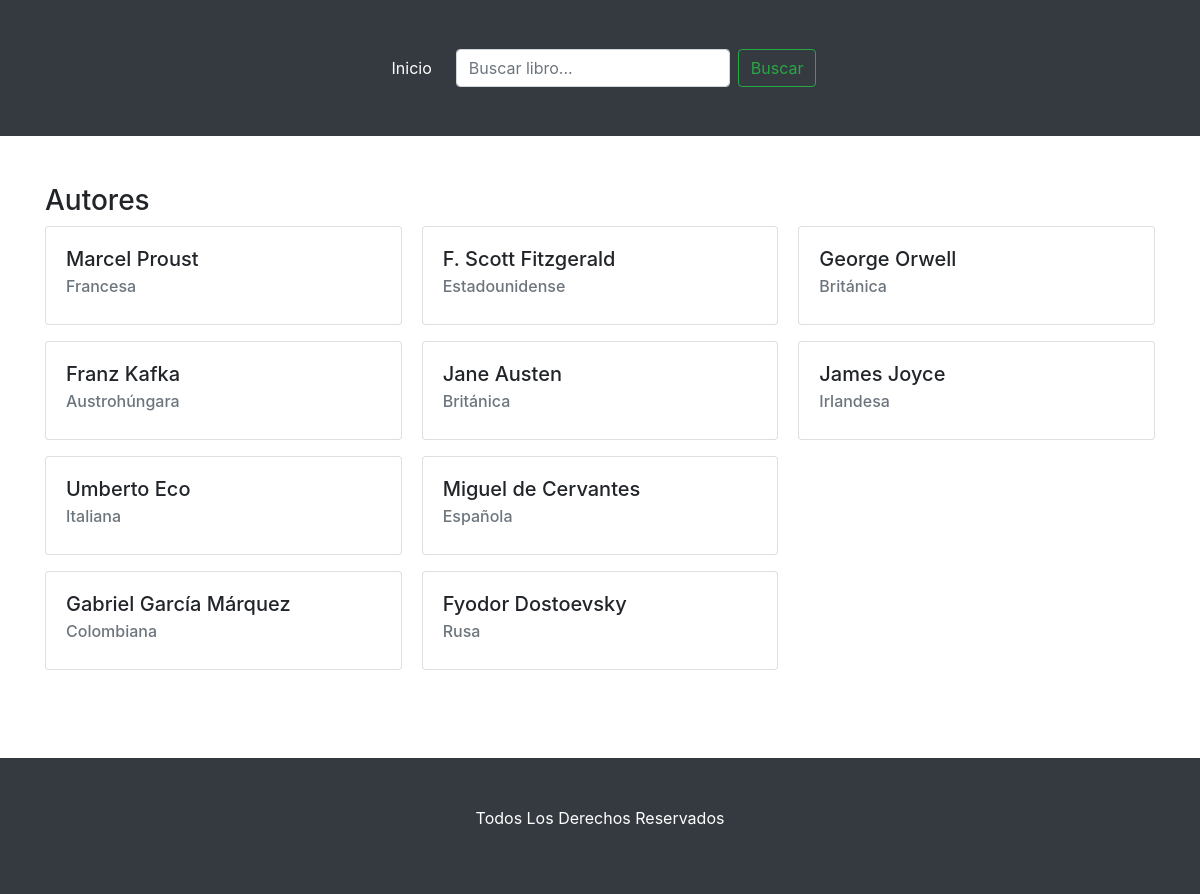
The page /cat_autor/ on the database its author committed.
### libreria/models.py (models this page shows, shortened)
class autor(models.Model):
    nombre = models.CharField(max_length=100)
    nacionalidad = models.CharField(max_length=70)

### libreria/views.py (the view)
# urls.py: path('cat_autor/',views.cat_autores, name='cat_autor'),
def cat_autores(request):
    autores = autor.objects.all() # GUARDO EN LA VARIABLE AUTORES LO QUE HAY EN AUTOR.OBJECTS.ALL() DE LA BD
    return render(request,'catautores.html', {'autores': autores}) # ACA LO PASO A LA PAGINA catautores.html  PARA USARLO EN EL HTML

### libreria/templates/catautores.html
{% extends "base.html" %}
{% load static %}
{% block content %}
<br><br>
<div class="row">
    <div class="col-sm-12" data-aos="fade-up">
        <h3>Autores</h3>
        <div class="card-columns">
            {% for autor in autores %}
            <div class="card mb-3">
                <div class="card-body">
                    <h5 class="card-title">{{ autor.nombre }}</h5>
                    <h6 class="card-subtitle mb-2 text-muted">{{ autor.nacionalidad }}</h6>
                </div>
            </div>
            {% endfor %}
        </div>
    </div>
</div>
<br><br>
{% endblock %}

### libreria/templates/base.html (shortened to what this page needs)
<!DOCTYPE html>
<html lang="en">
<head>
  {% load static %}
  <link rel="stylesheet" href="{% static 'libreria/css/style.css' %}">
  <link rel="stylesheet" href="https://cdn.jsdelivr.net/npm/bootstrap@4.6.2/dist/css/bootstrap.min.css"
>
  <link href="https://unpkg.com/aos@2.3.1/dist/aos.css" rel="stylesheet">
</head>
<body>
  <nav class="navbar navbar-expand-lg navbar-dark bg-dark p-5">
    <div class="collapse navbar-collapse justify-content-center" id="navbarSupportedContent">
      <ul class="navbar-nav">
        <li class="nav-item active">
          <a class="nav-link" href="{% url 'inicio' %}">Inicio <span class="sr-only">(current)</span></a>
        </li>
      </ul>
      <form class="form-inline my-2 my-lg-0 ml-3" method="GET" action="{% url 'cat_lib' %}">
        <input class="form-control mr-sm-2" type="search" placeholder="Buscar libro..." aria-label="Search" name="q" value="{{ request.GET.q }}">
        <button class="btn btn-outline-success my-2 my-sm-0" type="submit">Buscar</button>
      </form>
    </div>
  </nav>
  <div class="container">
    {% block content %}{% endblock %}
  </div>
  <br>
  <footer class="footer p-5 text-white bg-dark">
    <ul class="nav justify-content-center">
      <br>
      <li class="nav-item">
        <p class="title">Todos Los Derechos Reservados</p>
      </li>
    </ul>
  </footer>
</body>
</html>

### rows shown on the page
autor: nombre "Marcel Proust", nacionalidad "Francesa"
autor: nombre "Franz Kafka", nacionalidad "Austrohúngara"
autor: nombre "Umberto Eco", nacionalidad "Italiana"
autor: nombre "Gabriel García Márquez", nacionalidad "Colombiana"
autor: nombre "F. Scott Fitzgerald", nacionalidad "Estadounidense"
autor: nombre "Jane Austen", nacionalidad "Británica"
autor: nombre "Miguel de Cervantes", nacionalidad "Española"
autor: nombre "Fyodor Dostoevsky", nacionalidad "Rusa"
autor: nombre "George Orwell", nacionalidad "Británica"
autor: nombre "James Joyce", nacionalidad "Irlandesa"
